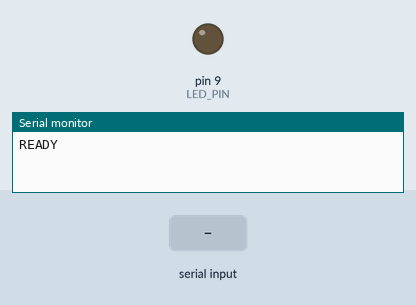
This sketch was run on a simulated Arduino Uno, built with avr-gcc and run on an emulated ATmega328P. Shown: output pins drawn as LEDs (lit = HIGH), the last lines printed to the serial monitor. The test bench sets the inputs (shaded band).

Above: at 1.2 s.
1.3 s: "LEVEL:255\n" received over Serial
At 1.8 s:
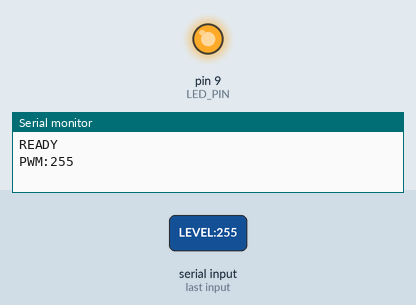
2.8 s: "LEVEL:\n" received over Serial
4.3 s: "90,45\n" received over Serial
Timing chart, 0 to 7.3 s (numbered marks = the images above; inputs shaded):
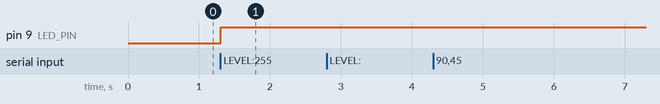

Measured:
- after the input at 1.3 s, pin 9 (LED_PIN): LOW → HIGH at once

The sketch:

finger_led.ino
```cpp
// Sets the brightness of the LED on D9 from "LEVEL:<0-255>" lines sent by the p5 page.
//
// The level is perceived brightness, not PWM duty. The eye is far more sensitive to changes
// in dim light than in bright light, so a linear duty makes the bottom of the slider jump and
// the top barely change. The CIE 1931 lightness formula converts the level to duty instead,
// so equal finger movements look like equal steps of brightness.
//
// Replies (9600 baud, one line each):
//   READY            after reset; the board resets whenever the port is opened
//   PWM:<duty>       the duty actually written for a valid LEVEL line
//   ERR:<reason>     the line was ignored

const byte LED_PIN = 9;           // PWM-capable pin (~)
const byte MAX_LINE_LENGTH = 15;  // "LEVEL:255" is 9 characters

char line[MAX_LINE_LENGTH + 1];
byte lineLength = 0;
bool lineTooLong = false;

byte dutyForLevel(byte level) {
  float lightness = level * 100.0 / 255.0;                    // CIE L*, 0-100
  float luminance = lightness <= 8.0 ? lightness / 903.3      // linear segment near black
                                     : pow((lightness + 16.0) / 116.0, 3);
  return (byte)(luminance * 255.0 + 0.5);
}

// Accepts exactly "LEVEL:" followed by 1-3 digits with a value of at most 255.
bool parseLevel(const char *text, byte *level) {
  const char *digits = text + 6;
  if (strncmp(text, "LEVEL:", 6) != 0 || !isdigit(digits[0])) return false;
  char *end;
  long value = strtol(digits, &end, 10);
  if (*end != '\0' || end - digits > 3 || value > 255) return false;
  *level = value;
  return true;
}

void handleLine() {
  byte level;
  if (!parseLevel(line, &level)) {
    Serial.print("ERR:");
    Serial.println(line);
    return;
  }
  byte duty = dutyForLevel(level);
  analogWrite(LED_PIN, duty);
  Serial.print("PWM:");
  Serial.println(duty);
}

void setup() {
  pinMode(LED_PIN, OUTPUT);
  analogWrite(LED_PIN, 0);
  Serial.begin(9600);
  Serial.println("READY");
}

void loop() {
  while (Serial.available()) {
    char c = Serial.read();
    if (c == '\r') continue;
    if (c != '\n') {
      if (lineLength < MAX_LINE_LENGTH) line[lineLength++] = c;
      else lineTooLong = true;
      continue;
    }
    line[lineLength] = '\0';
    if (lineTooLong) Serial.println("ERR:too long");
    else if (lineLength > 0) handleLine();
    lineLength = 0;
    lineTooLong = false;
  }
}
```
